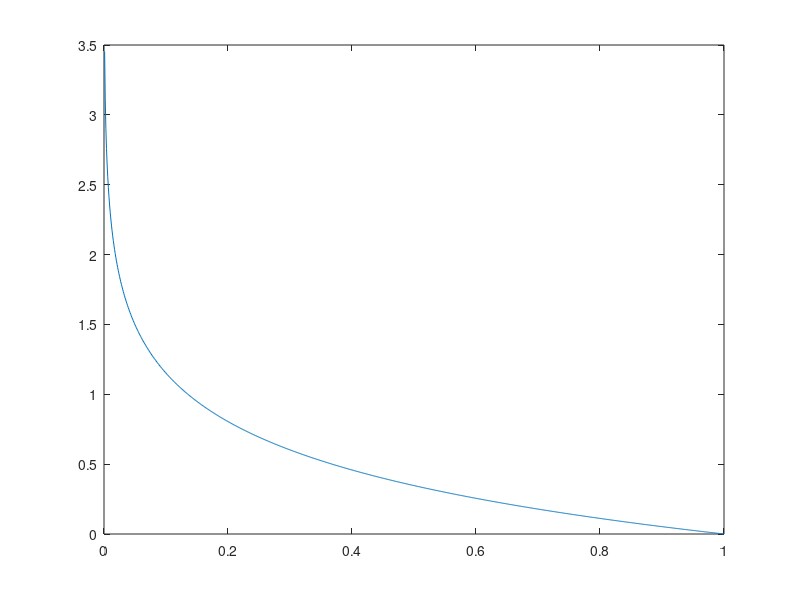

Write the MATLAB code that produced this figure.
% plot of possible tr's 

close all;

gamma = 2;
r = linspace(0,1,1000);

tr = -(1/gamma)*log(r);


plot(r, tr);


exp(1/gamma*gamma*-1)
